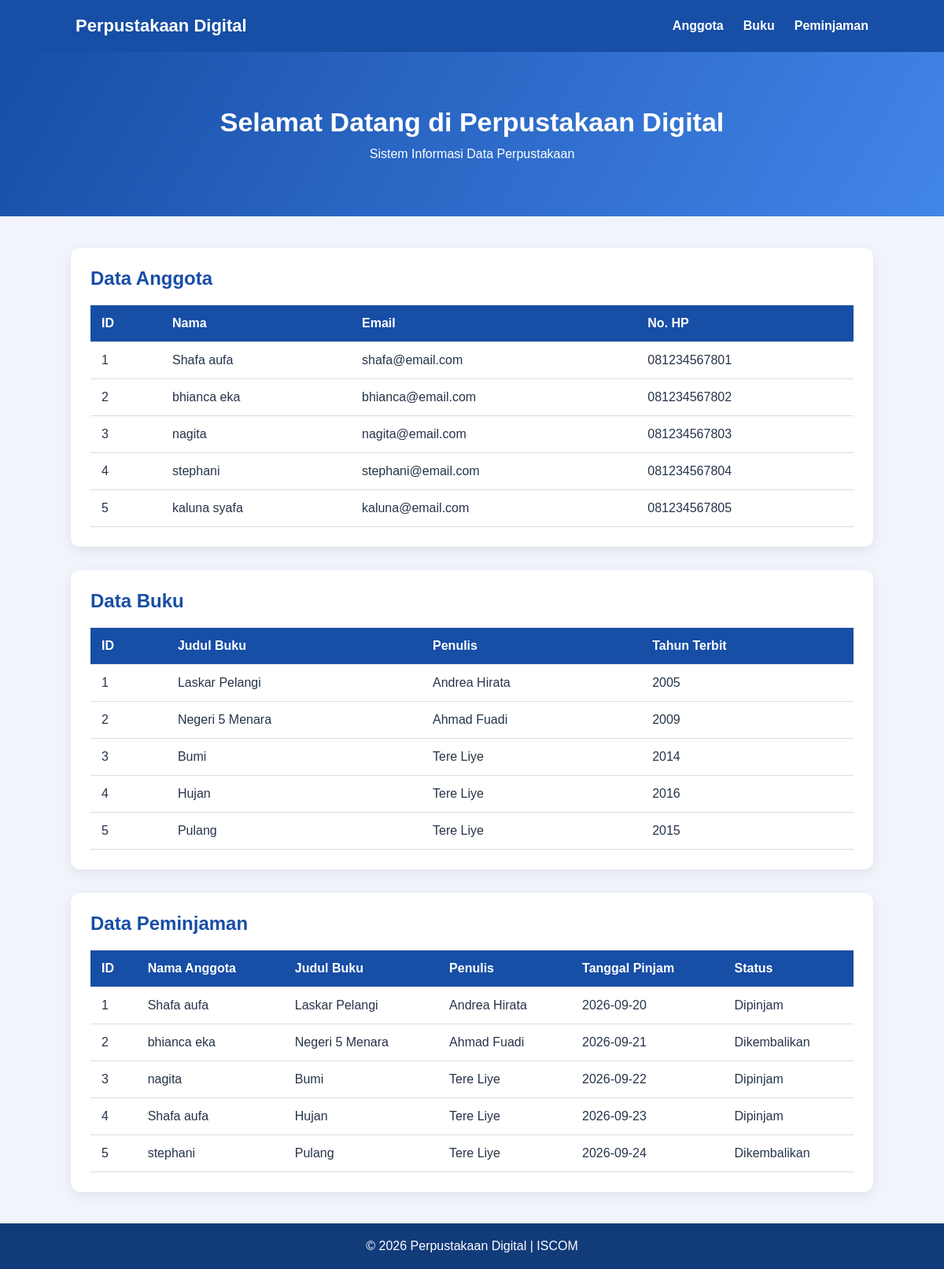
The page / on the database its author committed.
### tables this page shows
CREATE TABLE IF NOT EXISTS anggota (
    id_anggota INT AUTO_INCREMENT PRIMARY KEY,
    nama VARCHAR(100) NOT NULL,
    email VARCHAR(100),
    no_hp VARCHAR(20)
);

CREATE TABLE IF NOT EXISTS buku (
    id_buku INT AUTO_INCREMENT PRIMARY KEY,
    judul VARCHAR(150) NOT NULL,
    penulis VARCHAR(100),
    tahun_terbit YEAR
);

CREATE TABLE IF NOT EXISTS peminjaman (
    id_peminjaman INT AUTO_INCREMENT PRIMARY KEY,
    id_anggota INT,
    id_buku INT,
    tanggal_pinjam DATE,
    status VARCHAR(30),
    FOREIGN KEY (id_anggota)
        REFERENCES anggota(id_anggota),
    FOREIGN KEY (id_buku)
        REFERENCES buku(id_buku)
);

### index.php (the view, shortened to what this page needs)
<?php
include 'services/config.php';
$queryAnggota = "SELECT * FROM anggota";
$resultAnggota = $conn->query($queryAnggota);
$queryBuku = "SELECT * FROM buku";
$resultBuku = $conn->query($queryBuku);
$queryPeminjaman = "SELECT
    peminjaman.id_peminjaman,
    anggota.nama,
    buku.judul,
    buku.penulis,
    peminjaman.tanggal_pinjam,
    peminjaman.status
    FROM peminjaman
    JOIN anggota
    ON peminjaman.id_anggota = anggota.id_anggota
    JOIN buku
    ON peminjaman.id_buku = buku.id_buku";
$resultPeminjaman = $conn->query($queryPeminjaman);
?>
<!DOCTYPE html>
<html lang="id">
<head>
    <link rel="stylesheet" href="style.css">
</head>
<body>
<nav class="navbar">
    <h2>Perpustakaan Digital</h2>
    <div class="menu">
        <a href="#anggota">Anggota</a>
        <a href="#buku">Buku</a>
        <a href="#peminjaman">Peminjaman</a>
    </div>
</nav>
<header class="hero">
    <h1>Selamat Datang di Perpustakaan Digital</h1>
    <p>Sistem Informasi Data Perpustakaan</p>
</header>
<main class="container">
    <section id="anggota" class="card">
        <h2>Data Anggota</h2>
        <div class="table-wrapper">
            <table>
                <tr>
                    <th>ID</th>
                    <th>Nama</th>
                    <th>Email</th>
                    <th>No. HP</th>
                </tr>
                <?php while ($row = $resultAnggota->fetch_assoc()) { ?>
                <tr>
                    <td><?= $row['id_anggota'] ?></td>
                    <td><?= htmlspecialchars($row['nama']) ?></td>
                    <td><?= htmlspecialchars($row['email']) ?></td>
                    <td><?= htmlspecialchars($row['no_hp']) ?></td>
                </tr>
                <?php } ?>
            </table>
        </div>
    </section>
    <section id="buku" class="card">
        <h2>Data Buku</h2>
        <div class="table-wrapper">
            <table>
                <tr>
                    <th>ID</th>
                    <th>Judul Buku</th>
                    <th>Penulis</th>
                    <th>Tahun Terbit</th>
                </tr>
                <?php while ($row = $resultBuku->fetch_assoc()) { ?>
                <tr>
                    <td><?= $row['id_buku'] ?></td>
                    <td><?= htmlspecialchars($row['judul']) ?></td>
                    <td><?= htmlspecialchars($row['penulis']) ?></td>
                    <td><?= $row['tahun_terbit'] ?></td>
                </tr>
                <?php } ?>
            </table>
        </div>
    </section>
    <section id="peminjaman" class="card">
        <h2>Data Peminjaman</h2>
        <div class="table-wrapper">
            <table>
                <tr>
                    <th>ID</th>
                    <th>Nama Anggota</th>
                    <th>Judul Buku</th>
                    <th>Penulis</th>
                    <th>Tanggal Pinjam</th>
                    <th>Status</th>
                </tr>
                <?php while ($row = $resultPeminjaman->fetch_assoc()) { ?>
                <tr>
                    <td><?= $row['id_peminjaman'] ?></td>
                    <td><?= htmlspecialchars($row['nama']) ?></td>
                    <td><?= htmlspecialchars($row['judul']) ?></td>
                    <td><?= htmlspecialchars($row['penulis']) ?></td>
                    <td><?= $row['tanggal_pinjam'] ?></td>
                    <td><?= htmlspecialchars($row['status']) ?></td>
                </tr>
                <?php } ?>
            </table>
        </div>
    </section>
</main>
<footer>
    <p>© 2026 Perpustakaan Digital | ISCOM</p>
</footer>
</body>
</html>

### style.css (style rules this page uses)
* { margin: 0; padding: 0; box-sizing: border-box; }
body { font-family: Arial, sans-serif; background: #f1f5fb; color: #263449; }
.navbar { display: flex; justify-content: space-between; align-items: center; padding: 20px 8%; background: #174ea6; color: white; }
.navbar h2 { font-size: 22px; }
.menu { display: flex; gap: 25px; }
.menu a { color: white; text-decoration: none; font-weight: bold; }
.hero { background: linear-gradient(120deg, #174ea6, #4285e9); color: white; text-align: center; padding: 70px 20px; }
.hero h1 { font-size: 34px; margin-bottom: 12px; }
.container { width: 85%; max-width: 1200px; margin: 40px auto; }
.card { background: white; padding: 25px; margin-bottom: 30px; border-radius: 12px; box-shadow: 0 4px 15px rgba(0, 0, 0, 0.08); }
.card h2 { color: #174ea6; margin-bottom: 20px; }
.table-wrapper { width: 100%; overflow-x: auto; }
table { width: 100%; border-collapse: collapse; min-width: 500px; }
th { background: #174ea6; color: white; }
th, td { padding: 14px; text-align: left; border-bottom: 1px solid #ddd; }
footer { background: #123b7a; color: white; text-align: center; padding: 20px; }

### rows shown on the page
anggota: id_anggota "1", nama "Shafa aufa", email "shafa@email.com", no_hp "081234567801"
anggota: id_anggota "2", nama "bhianca eka", email "bhianca@email.com", no_hp "081234567802"
anggota: id_anggota "3", nama "nagita", email "nagita@email.com", no_hp "081234567803"
anggota: id_anggota "4", nama "stephani", email "stephani@email.com", no_hp "081234567804"
anggota: id_anggota "5", nama "kaluna syafa", email "kaluna@email.com", no_hp "081234567805"
buku: id_buku "1", judul "Laskar Pelangi", penulis "Andrea Hirata", tahun_terbit "2005"
buku: id_buku "2", judul "Negeri 5 Menara", penulis "Ahmad Fuadi", tahun_terbit "2009"
buku: id_buku "3", judul "Bumi", penulis "Tere Liye", tahun_terbit "2014"
buku: id_buku "4", judul "Hujan", penulis "Tere Liye", tahun_terbit "2016"
buku: id_buku "5", judul "Pulang", penulis "Tere Liye", tahun_terbit "2015"
peminjaman: id_peminjaman "1", id_anggota.nama "Shafa aufa", id_buku.judul "Laskar Pelangi", id_buku.penulis "Andrea Hirata", tanggal_pinjam "2026-09-20", status "Dipinjam"
peminjaman: id_peminjaman "2", id_anggota.nama "bhianca eka", id_buku.judul "Negeri 5 Menara", id_buku.penulis "Ahmad Fuadi", tanggal_pinjam "2026-09-21", status "Dikembalikan"
peminjaman: id_peminjaman "3", id_anggota.nama "nagita", id_buku.judul "Bumi", id_buku.penulis "Tere Liye", tanggal_pinjam "2026-09-22", status "Dipinjam"
peminjaman: id_peminjaman "4", id_anggota.nama "Shafa aufa", id_buku.judul "Hujan", id_buku.penulis "Tere Liye", tanggal_pinjam "2026-09-23", status "Dipinjam"
peminjaman: id_peminjaman "5", id_anggota.nama "stephani", id_buku.judul "Pulang", id_buku.penulis "Tere Liye", tanggal_pinjam "2026-09-24", status "Dikembalikan"
